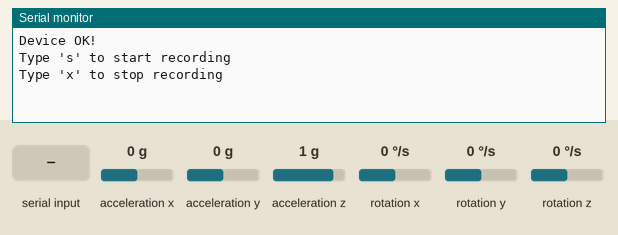
Simulated run of this sketch. Board: Arduino Uno, built with avr-gcc and run on an emulated ATmega328P. Parts: the last lines printed to the serial monitor. The inputs (shaded band) are chosen by the test bench; at power-on: acceleration x 0 g, acceleration y 0 g, acceleration z 1 g, rotation x 0 °/s, rotation y 0 °/s, rotation z 0 °/s.

Above: at 1.2 s.
1.3 s: "s" received over Serial
At 1.42 s:
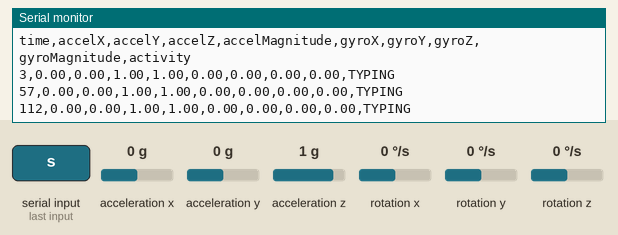
2.8 s: "x" received over Serial
At 3.9 s:
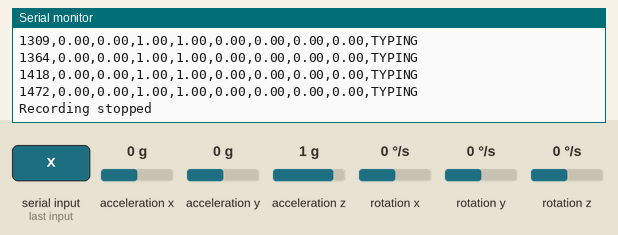
4.3 s: "s" received over Serial
At 4.42 s:
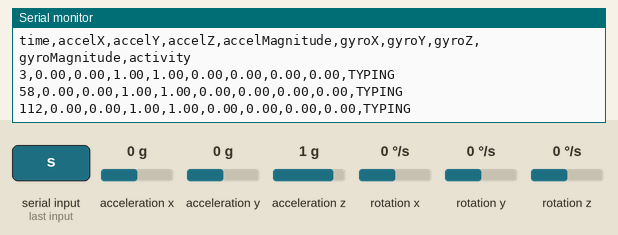
7.3 s: acceleration x set to -1.4 g
At 7.31 s:
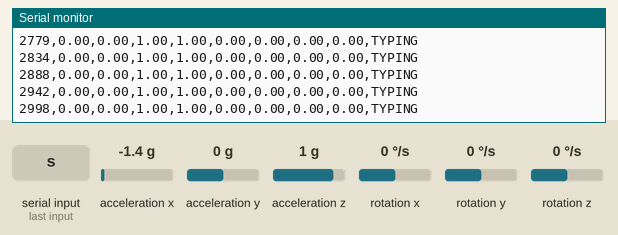
8.8 s: acceleration y set to -1.4 g
At 8.83 s:
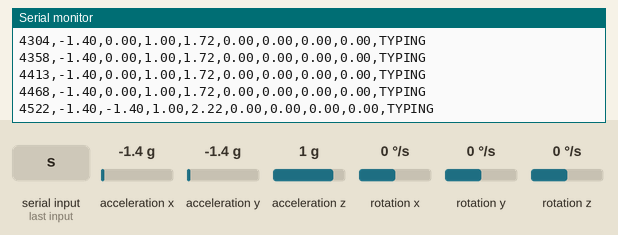
10.3 s: acceleration z set to -1.4 g
At 10.3 s:
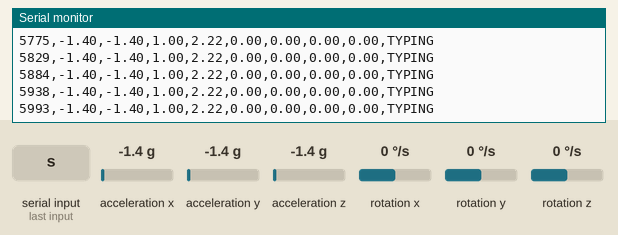
Timing chart, 0 to 12.8 s (numbered marks = the images above; inputs shaded):
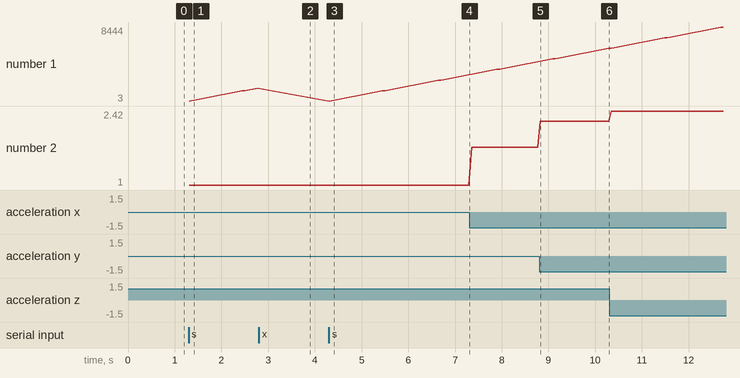

The sketch:

Wearable_MotionLogger_V1.ino
```cpp
#include "LSM6DS3.h"
#include "Wire.h"
#include "math.h"

LSM6DS3 myIMU(I2C_MODE, 0x6A);

// Change this before each activity test.
const char* activity = "TYPING";

bool logging = false;

unsigned long loggingStartTime = 0;

void setup() {
  Serial.begin(115200);

  if (myIMU.begin() != 0) {
    Serial.println("Device error");
  } else {
    Serial.println("Device OK!");
  }

  Serial.println("Type 's' to start recording");
  Serial.println("Type 'x' to stop recording");
}

void loop() {
  if (Serial.available() > 0) {
    char command = Serial.read();

    if (command == 's') {
      logging = true;
      loggingStartTime = millis();

      Serial.println("Recording started");
      Serial.println("time,accelX,accelY,accelZ,accelMagnitude,"
                     "gyroX,gyroY,gyroZ,gyroMagnitude,activity");
    }

    if (command == 'x') {
      logging = false;

      Serial.println("Recording stopped");
    }
  }

  if (!logging) {
    return;
  }

  unsigned long currentTime = millis() - loggingStartTime;

  float accelX = myIMU.readFloatAccelX();
  float accelY = myIMU.readFloatAccelY();
  float accelZ = myIMU.readFloatAccelZ();
  float accelMagnitude = sqrt(sq(accelX) + sq(accelY) + sq(accelZ));

  float gyroX = myIMU.readFloatGyroX();
  float gyroY = myIMU.readFloatGyroY();
  float gyroZ = myIMU.readFloatGyroZ();
  float gyroMagnitude = sqrt(sq(gyroX) + sq(gyroY) + sq(gyroZ));

  Serial.print(currentTime);
  Serial.print(",");

  Serial.print(accelX);
  Serial.print(",");

  Serial.print(accelY);
  Serial.print(",");

  Serial.print(accelZ);
  Serial.print(",");

  Serial.print(accelMagnitude);
  Serial.print(",");

  Serial.print(gyroX);
  Serial.print(",");

  Serial.print(gyroY);
  Serial.print(",");

  Serial.print(gyroZ);
  Serial.print(",");

  Serial.print(gyroMagnitude);
  Serial.print(",");

  Serial.println(activity);

  delay(50);
}
```

Measured:
- after the input at 1.3 s, the serial monitor: prints a new line at once (image 1)
- after the input at 2.8 s, the serial monitor: prints a new line at once (image 2)
- after the input at 4.3 s, the serial monitor: prints a new line after 0.06 s (image 3)
- plotted number 1: 1472 → 2998 after the input at 4.3 s
